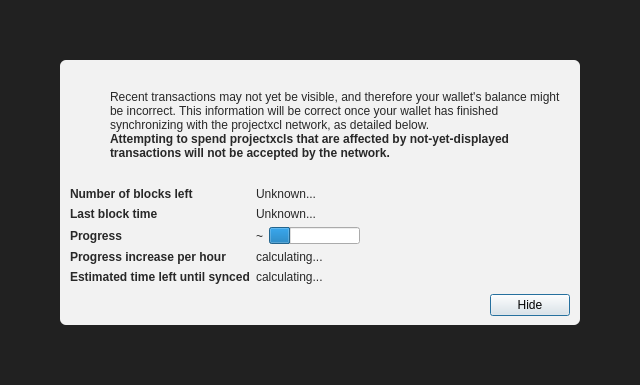
<?xml version="1.0" encoding="UTF-8"?>
<ui version="4.0">
 <class>ModalOverlay</class>
 <widget class="QWidget" name="ModalOverlay">
  <property name="geometry">
   <rect>
    <x>0</x>
    <y>0</y>
    <width>640</width>
    <height>385</height>
   </rect>
  </property>
  <property name="windowTitle">
   <string>Form</string>
  </property>
  <layout class="QVBoxLayout" name="verticalLayout" stretch="0">
   <property name="sizeConstraint">
    <enum>QLayout::SetDefaultConstraint</enum>
   </property>
   <property name="leftMargin">
    <number>0</number>
   </property>
   <property name="topMargin">
    <number>0</number>
   </property>
   <property name="rightMargin">
    <number>0</number>
   </property>
   <property name="bottomMargin">
    <number>0</number>
   </property>
   <item>
    <widget class="QWidget" name="bgWidget" native="true">
     <property name="styleSheet">
      <string notr="true">#bgWidget { background: rgba(0,0,0,220); }</string>
     </property>
     <layout class="QVBoxLayout" name="verticalLayoutMain" stretch="1">
      <property name="leftMargin">
       <number>60</number>
      </property>
      <property name="topMargin">
       <number>60</number>
      </property>
      <property name="rightMargin">
       <number>60</number>
      </property>
      <property name="bottomMargin">
       <number>60</number>
      </property>
      <item>
       <widget class="QWidget" name="contentWidget" native="true">
        <property name="styleSheet">
         <string notr="true">#contentWidget { background: rgba(255,255,255,240); border-radius: 6px; }

QLabel { color: rgb(40,40,40);  }</string>
        </property>
        <layout class="QVBoxLayout" name="verticalLayoutSub" stretch="1,0,0,0">
         <property name="spacing">
          <number>0</number>
         </property>
         <property name="leftMargin">
          <number>10</number>
         </property>
         <property name="topMargin">
          <number>10</number>
         </property>
         <property name="rightMargin">
          <number>10</number>
         </property>
         <property name="bottomMargin">
          <number>10</number>
         </property>
         <item>
          <layout class="QHBoxLayout" name="horizontalLayoutIconText" stretch="0,1">
           <property name="topMargin">
            <number>20</number>
           </property>
           <item>
            <layout class="QVBoxLayout" name="verticalLayoutIcon">
             <property name="leftMargin">
              <number>0</number>
             </property>
             <item>
              <widget class="QPushButton" name="warningIcon">
               <property name="enabled">
                <bool>false</bool>
               </property>
               <property name="text">
                <string/>
               </property>
               <property name="icon">
                <iconset>
                 <normaloff>:/icons/warning</normaloff>
                 <disabledoff>:/icons/warning</disabledoff>:/icons/warning</iconset>
               </property>
               <property name="iconSize">
                <size>
                 <width>48</width>
                 <height>48</height>
                </size>
               </property>
               <property name="flat">
                <bool>true</bool>
               </property>
              </widget>
             </item>
             <item>
              <spacer name="verticalSpacerWarningIcon">
               <property name="orientation">
                <enum>Qt::Vertical</enum>
               </property>
               <property name="sizeHint" stdset="0">
                <size>
                 <width>20</width>
                 <height>40</height>
                </size>
               </property>
              </spacer>
             </item>
            </layout>
           </item>
           <item>
            <layout class="QVBoxLayout" name="verticalLayoutInfoText">
             <property name="leftMargin">
              <number>0</number>
             </property>
             <property name="topMargin">
              <number>0</number>
             </property>
             <item>
              <widget class="QLabel" name="infoText">
               <property name="text">
                <string>Recent transactions may not yet be visible, and therefore your wallet's balance might be incorrect. This information will be correct once your wallet has finished synchronizing with the projectxcl network, as detailed below.</string>
               </property>
               <property name="textFormat">
                <enum>Qt::RichText</enum>
               </property>
               <property name="wordWrap">
                <bool>true</bool>
               </property>
              </widget>
             </item>
             <item>
              <widget class="QLabel" name="infoTextStrong">
               <property name="font">
                <font>
                 <weight>75</weight>
                 <bold>true</bold>
                </font>
               </property>
               <property name="text">
                <string>Attempting to spend projectxcls that are affected by not-yet-displayed transactions will not be accepted by the network.</string>
               </property>
               <property name="textFormat">
                <enum>Qt::RichText</enum>
               </property>
               <property name="wordWrap">
                <bool>true</bool>
               </property>
              </widget>
             </item>
             <item>
              <spacer name="verticalSpacerInTextSpace">
               <property name="orientation">
                <enum>Qt::Vertical</enum>
               </property>
               <property name="sizeHint" stdset="0">
                <size>
                 <width>20</width>
                 <height>40</height>
                </size>
               </property>
              </spacer>
             </item>
            </layout>
           </item>
          </layout>
         </item>
         <item>
          <spacer name="verticalSpacerAfterText">
           <property name="orientation">
            <enum>Qt::Vertical</enum>
           </property>
           <property name="sizeHint" stdset="0">
            <size>
             <width>20</width>
             <height>40</height>
            </size>
           </property>
          </spacer>
         </item>
         <item>
          <layout class="QFormLayout" name="formLayout">
           <property name="fieldGrowthPolicy">
            <enum>QFormLayout::FieldsStayAtSizeHint</enum>
           </property>
           <property name="horizontalSpacing">
            <number>6</number>
           </property>
           <property name="verticalSpacing">
            <number>6</number>
           </property>
           <property name="topMargin">
            <number>10</number>
           </property>
           <item row="0" column="0">
            <widget class="QLabel" name="labelNumberOfBlocksLeft">
             <property name="font">
              <font>
               <weight>75</weight>
               <bold>true</bold>
              </font>
             </property>
             <property name="text">
              <string>Number of blocks left</string>
             </property>
            </widget>
           </item>
           <item row="0" column="1">
            <widget class="QLabel" name="numberOfBlocksLeft">
             <property name="text">
              <string>Unknown...</string>
             </property>
            </widget>
           </item>
           <item row="1" column="0">
            <widget class="QLabel" name="labelLastBlockTime">
             <property name="font">
              <font>
               <weight>75</weight>
               <bold>true</bold>
              </font>
             </property>
             <property name="text">
              <string>Last block time</string>
             </property>
            </widget>
           </item>
           <item row="1" column="1">
            <widget class="QLabel" name="newestBlockDate">
             <property name="sizePolicy">
              <sizepolicy hsizetype="Maximum" vsizetype="Preferred">
               <horstretch>0</horstretch>
               <verstretch>0</verstretch>
              </sizepolicy>
             </property>
             <property name="text">
              <string>Unknown...</string>
             </property>
            </widget>
           </item>
           <item row="2" column="0">
            <widget class="QLabel" name="labelSyncDone">
             <property name="font">
              <font>
               <weight>75</weight>
               <bold>true</bold>
              </font>
             </property>
             <property name="text">
              <string>Progress</string>
             </property>
            </widget>
           </item>
           <item row="2" column="1">
            <layout class="QHBoxLayout" name="horizontalLayoutSync" stretch="0,1">
             <item>
              <widget class="QLabel" name="percentageProgress">
               <property name="text">
                <string notr="true">~</string>
               </property>
              </widget>
             </item>
             <item>
              <widget class="QProgressBar" name="progressBar">
               <property name="value">
                <number>24</number>
               </property>
               <property name="format">
                <string/>
               </property>
              </widget>
             </item>
            </layout>
           </item>
           <item row="4" column="0">
            <widget class="QLabel" name="labelProgressIncrease">
             <property name="font">
              <font>
               <weight>75</weight>
               <bold>true</bold>
              </font>
             </property>
             <property name="text">
              <string>Progress increase per hour</string>
             </property>
            </widget>
           </item>
           <item row="4" column="1">
            <widget class="QLabel" name="progressIncreasePerH">
             <property name="text">
              <string>calculating...</string>
             </property>
            </widget>
           </item>
           <item row="5" column="0">
            <widget class="QLabel" name="labelEstimatedTimeLeft">
             <property name="font">
              <font>
               <weight>75</weight>
               <bold>true</bold>
              </font>
             </property>
             <property name="text">
              <string>Estimated time left until synced</string>
             </property>
            </widget>
           </item>
           <item row="5" column="1">
            <widget class="QLabel" name="expectedTimeLeft">
             <property name="text">
              <string>calculating...</string>
             </property>
            </widget>
           </item>
          </layout>
         </item>
         <item>
          <layout class="QHBoxLayout" name="horizontalLayoutButtons">
           <property name="leftMargin">
            <number>10</number>
           </property>
           <property name="topMargin">
            <number>10</number>
           </property>
           <item>
            <spacer name="horizontalSpacer">
             <property name="orientation">
              <enum>Qt::Horizontal</enum>
             </property>
             <property name="sizeHint" stdset="0">
              <size>
               <width>40</width>
               <height>20</height>
              </size>
             </property>
            </spacer>
           </item>
           <item>
            <widget class="QPushButton" name="closeButton">
             <property name="text">
              <string>Hide</string>
             </property>
             <property name="shortcut">
              <string>Esc</string>
             </property>
             <property name="focusPolicy">
              <enum>Qt::StrongFocus</enum>
             </property>
             <property name="default">
              <bool>true</bool>
             </property>
            </widget>
           </item>
          </layout>
         </item>
        </layout>
       </widget>
      </item>
     </layout>
    </widget>
   </item>
  </layout>
 </widget>
 <resources/>
 <connections/>
</ui>
